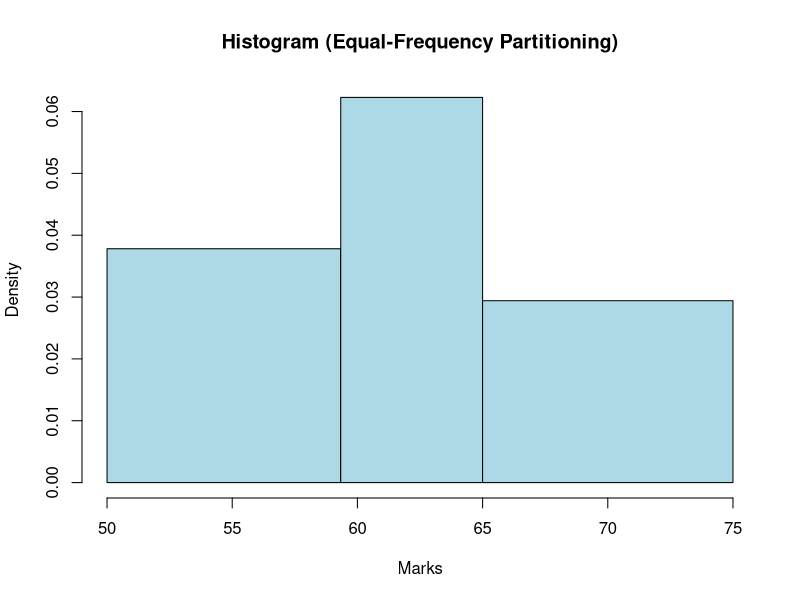

Generate this figure with R:
# Given data
marks <- c(55, 60, 71, 63, 55, 65, 50, 55, 58, 59, 61, 63, 65, 67, 71, 72, 75)

# Number of bins
num_bins <- 3

# Calculate the bin edges for equal-frequency partitioning
bins_eq_freq <- cut(marks, breaks = quantile(marks, probs = 0:num_bins / num_bins), include.lowest = TRUE, labels = FALSE)

# Plot histogram for equal-frequency partitioning
hist(marks, breaks = quantile(marks, probs = 0:num_bins / num_bins), main = "Histogram (Equal-Frequency Partitioning)", xlab = "Marks", col = "lightblue", border = "black")
